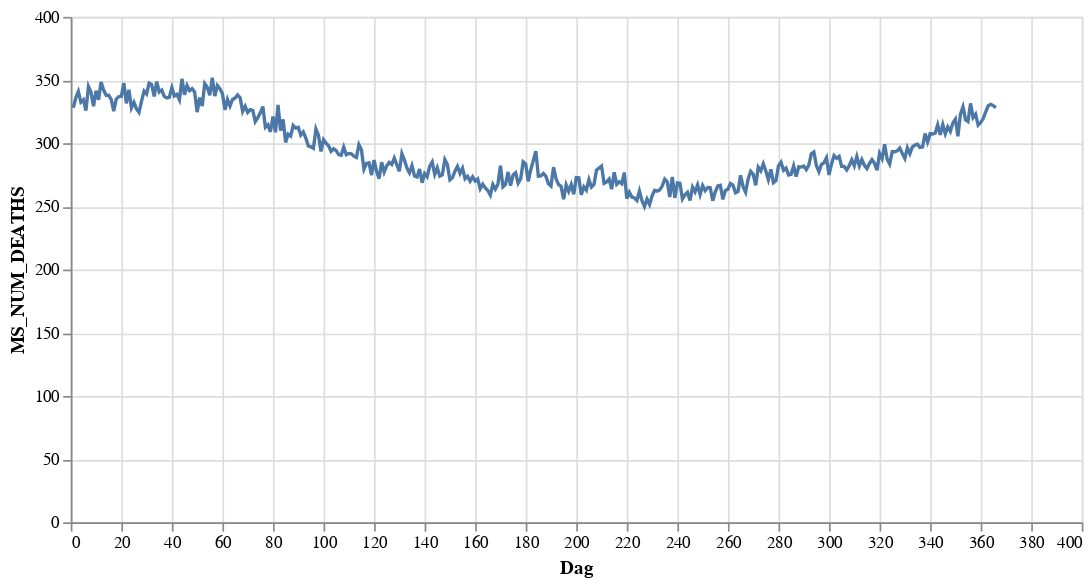

Notebook code cell kept with this figure:
### Code cell
# Let's make a quick plot
alt.Chart(df_plot).mark_line().encode(x='Dag', y='MS_NUM_DEATHS').properties(width=600)

### Figure 1 — Vega-Lite specification as saved in the notebook (floating-point values rounded to 4 significant figures; data arrays with more than 128 entries replaced by an {"elided": "..."} marker saying what was removed)
{"config": {"view": {"continuousWidth": 400, "continuousHeight": 300}}, "data": {"name": "data-f7bb12e1b3829e6de789724df6cc6687"}, "mark": "line", "encoding": {"x": {"type": "quantitative", "field": "Dag"}, "y": {"type": "quantitative", "field": "MS_NUM_DEATHS"}}, "width": 600, "$schema": "https://vega.github.io/schema/vega-lite/v4.8.1.json", "datasets": {"data-f7bb12e1b3829e6de789724df6cc6687": {"elided": "366 records"}}}
